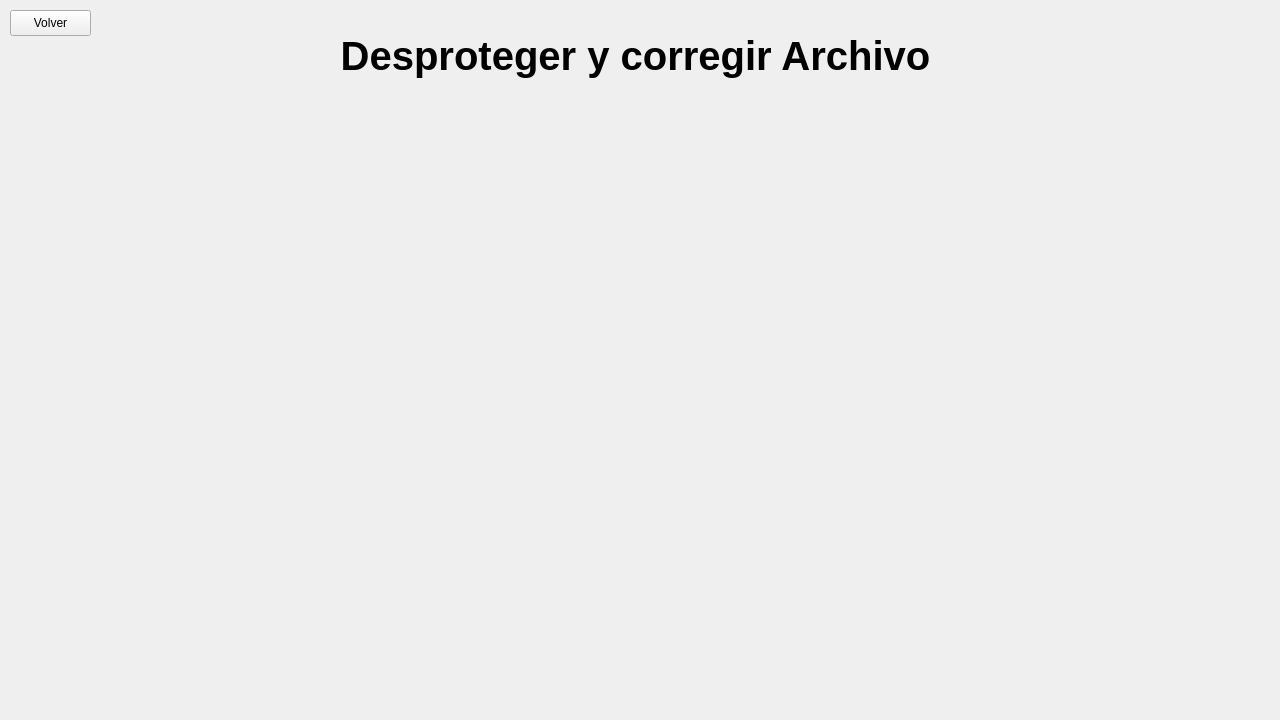
<?xml version="1.0" encoding="UTF-8"?>
<ui version="4.0">
 <class>decodeFixFile</class>
 <widget class="QWidget" name="decodeFixFile">
  <property name="geometry">
   <rect>
    <x>0</x>
    <y>0</y>
    <width>1280</width>
    <height>720</height>
   </rect>
  </property>
  <property name="windowTitle">
   <string>Form</string>
  </property>
  <widget class="QLabel" name="tituloLabel">
   <property name="geometry">
    <rect>
     <x>310</x>
     <y>30</y>
     <width>651</width>
     <height>51</height>
    </rect>
   </property>
   <property name="font">
    <font>
     <pointsize>30</pointsize>
     <bold>true</bold>
    </font>
   </property>
   <property name="text">
    <string>Desproteger y corregir Archivo</string>
   </property>
   <property name="alignment">
    <set>Qt::AlignmentFlag::AlignCenter</set>
   </property>
  </widget>
  <widget class="QPushButton" name="back_btn">
   <property name="geometry">
    <rect>
     <x>10</x>
     <y>10</y>
     <width>81</width>
     <height>26</height>
    </rect>
   </property>
   <property name="text">
    <string>Volver</string>
   </property>
  </widget>
 </widget>
 <resources/>
 <connections/>
</ui>
